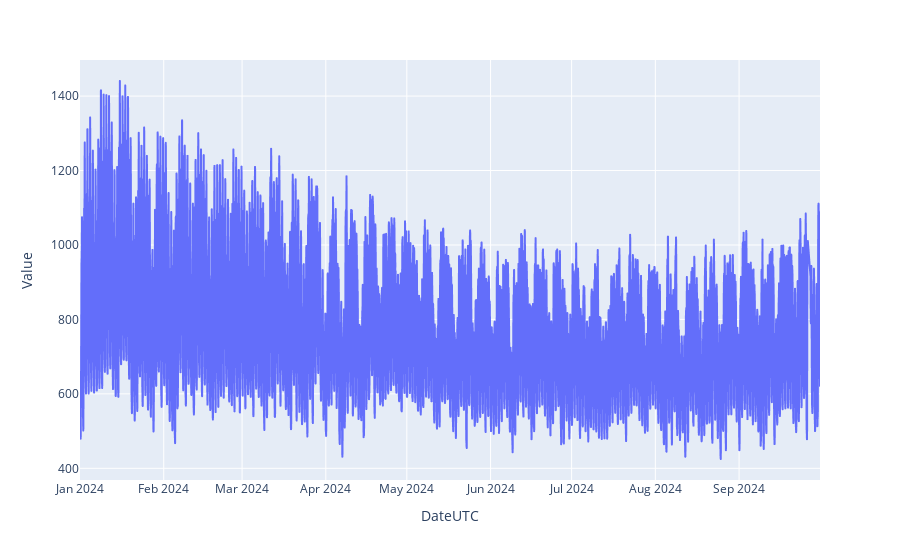

Notebook code for this chart:
### Code cell
import plotly.express as px

fig = px.line(df_gb_c, x=df_gb_c["DateUTC"], y=df_gb_c["Value"])
fig.show()

### Figure 1 — Plotly figure (JSON) as saved in the notebook; plotly's stock layout.template omitted (floating-point values rounded to 4 significant figures; data arrays with more than 128 entries replaced by an {"elided": "..."} marker saying what was removed)
{"data": [{"hovertemplate": "DateUTC=%{x}<br>Value=%{y}<extra></extra>", "legendgroup": "", "line": {"color": "#636efa", "dash": "solid"}, "marker": {"symbol": "circle"}, "mode": "lines", "name": "", "showlegend": false, "type": "scattergl", "x": {"elided": "6396 str values"}, "xaxis": "x", "y": {"elided": "6396 float values"}, "yaxis": "y"}], "layout": {"legend": {"tracegroupgap": 0}, "margin": {"t": 60}, "xaxis": {"anchor": "y", "domain": [0, 1], "title": {"text": "DateUTC"}}, "yaxis": {"anchor": "x", "domain": [0, 1], "title": {"text": "Value"}}}}
